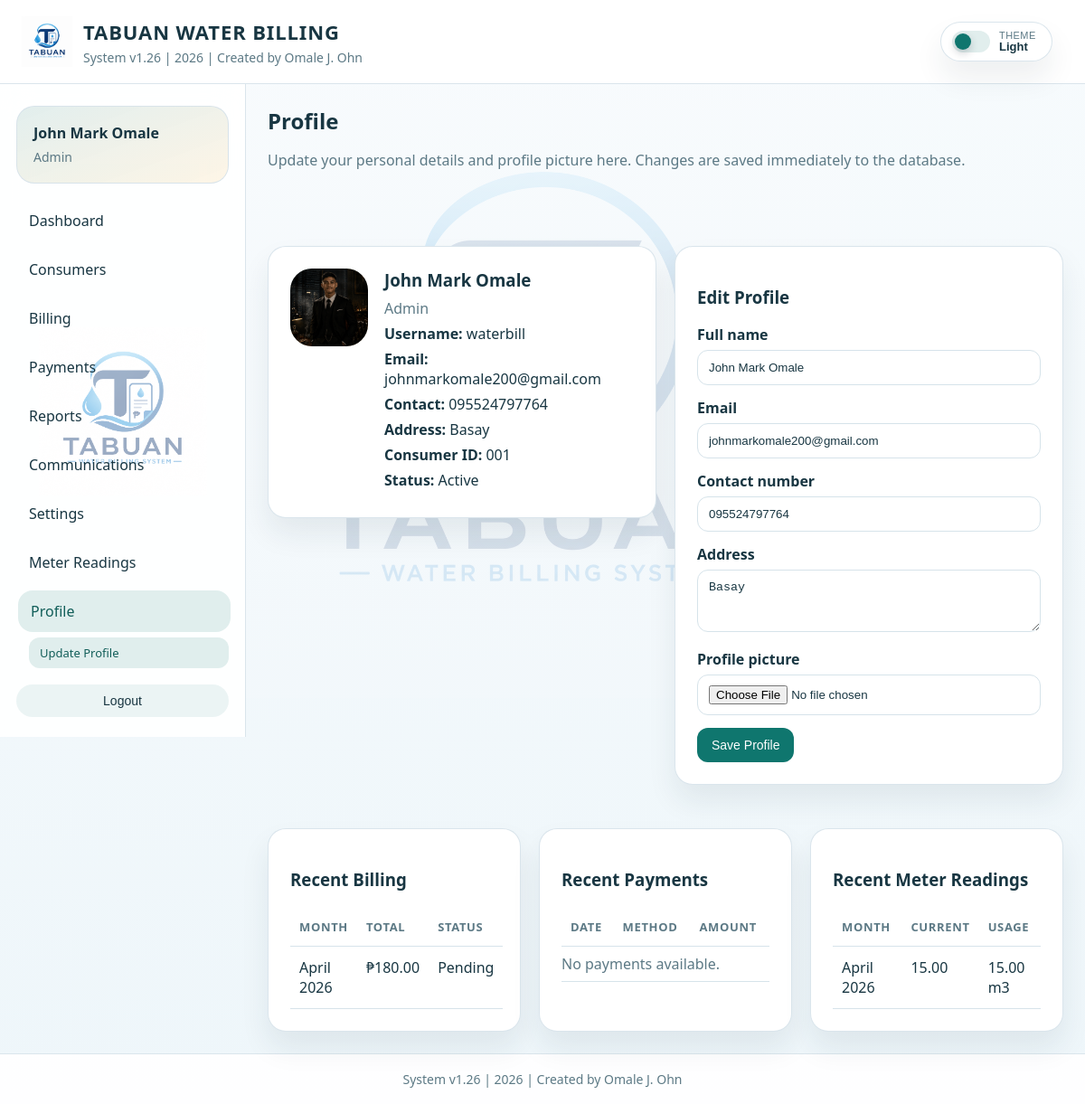
Screenshot of /profile/ (signed in) with the database file from the repository.
### billing/models.py (models this page shows, shortened)
class ConsumerProfile(models.Model):
    class Roles(models.TextChoices):
        ADMIN = 'admin', 'Admin'
        SECRETARY = 'secretary', 'Secretary'
        TREASURER = 'treasurer', 'Treasurer'
        READER = 'reader', 'Reading Panel'
        CONSUMER = 'consumer', 'Consumer'
    user = models.OneToOneField(settings.AUTH_USER_MODEL, on_delete=models.CASCADE)
    full_name = models.CharField(max_length=255)
    email = models.EmailField(blank=True)
    contact = models.CharField(max_length=50, blank=True)
    address = models.TextField(blank=True)
    role = models.CharField(max_length=20, choices=Roles.choices, default=Roles.CONSUMER)
    photo = models.ImageField(upload_to='profiles/', blank=True, null=True)
    created_at = models.DateTimeField(auto_now_add=True)

class Consumer(models.Model):
    class Statuses(models.TextChoices):
        ACTIVE = 'active', 'Active'
        INACTIVE = 'inactive', 'Inactive'
    profile = models.OneToOneField(
        ConsumerProfile,
        on_delete=models.SET_NULL,
        null=True,
        blank=True,
        related_name='consumer_record',
    )
    full_name = models.CharField(max_length=255)
    address = models.TextField(blank=True)
    contact_number = models.CharField(max_length=50, blank=True)
    status = models.CharField(max_length=20, choices=Statuses.choices, default=Statuses.ACTIVE)
    photo = models.ImageField(upload_to='consumers/', blank=True, null=True)
    created_at = models.DateTimeField(auto_now_add=True)

class BillingRecord(models.Model):
    class Statuses(models.TextChoices):
        PENDING = 'pending', 'Pending'
        PAID = 'paid', 'Paid'
        OVERDUE = 'overdue', 'Overdue'
    consumer = models.ForeignKey(Consumer, on_delete=models.CASCADE, related_name='billings')
    billing_month = models.DateField(help_text='Use the first day of the billing month.')
    previous_reading = models.DecimalField(max_digits=10, decimal_places=2, default=0)
    current_reading = models.DecimalField(max_digits=10, decimal_places=2, default=0)
    usage_m3 = models.DecimalField(max_digits=10, decimal_places=2, default=0)
    rate_per_m3 = models.DecimalField(max_digits=10, decimal_places=2, default=20)
    total_amount = models.DecimalField(max_digits=10, decimal_places=2, default=0)
    amount_paid = models.DecimalField(max_digits=10, decimal_places=2, default=0)
    status = models.CharField(max_length=20, choices=Statuses.choices, default=Statuses.PENDING)
    billing_date = models.DateField()
    due_date = models.DateField()
    created_at = models.DateTimeField(auto_now_add=True)
    class Meta:
        ordering = ['-billing_month', '-created_at']

class MeterReading(models.Model):
    consumer = models.ForeignKey(Consumer, on_delete=models.CASCADE, related_name='meter_readings')
    reading_date = models.DateField(default=timezone.localdate)
    billing_month = models.DateField(editable=False)
    previous_reading = models.DecimalField(max_digits=10, decimal_places=2, default=0)
    current_reading = models.DecimalField(max_digits=10, decimal_places=2)
    usage_m3 = models.DecimalField(max_digits=10, decimal_places=2, default=0)
    notes = models.TextField(blank=True)
    submitted_by = models.ForeignKey(
        settings.AUTH_USER_MODEL,
        on_delete=models.SET_NULL,
        null=True,
        blank=True,
        related_name='submitted_meter_readings',
    )
    created_at = models.DateTimeField(auto_now_add=True)
    updated_at = models.DateTimeField(auto_now=True)
    class Meta:
        ordering = ['-reading_date', '-created_at']
        constraints = [
            models.UniqueConstraint(fields=['consumer', 'billing_month'], name='unique_monthly_meter_reading'),
        ]

### billing/views.py (the view)
# urls.py: path('profile/', views.profile_view, name='profile'),
@login_required
def profile_view(request):
    return render(request, 'billing/profile.html', _build_profile_context(request.user))

### billing/forms.py (shortened to what this page needs)
class ProfileUpdateForm(forms.ModelForm):
    class Meta:
        model = ConsumerProfile
        fields = ['full_name', 'email', 'contact', 'address', 'photo']
        widgets = {
            'address': forms.Textarea(attrs={'rows': 3}),
        }

### billing/models.py (called while the page is built)
    @classmethod
    def load(cls):
        defaults = {
            'rate_per_m3': Decimal('20.00'),
            'billing_due_days': 15,
            'enable_cash_payments': True,
            'enable_online_payments': True,
            'notify_by_email': True,
            'notify_by_sms': False,
        }
        settings_obj, _ = cls.objects.get_or_create(pk=1, defaults=defaults)
        return settings_obj

### billing/permissions.py (called while the page is built)
def get_user_profile(user, create=False):
    if create:
        return ensure_user_profile(user)
    if not getattr(user, 'is_authenticated', False):
        return None
    return ConsumerProfile.objects.filter(user=user).first()

def get_user_role(user, create=False):
    if not getattr(user, 'is_authenticated', False):
        return None
    if user.is_staff or user.is_superuser:
        return ConsumerProfile.Roles.ADMIN
    profile = get_user_profile(user, create=create)
    return profile.role if profile else ConsumerProfile.Roles.CONSUMER

def get_linked_consumer(user):
    profile = get_user_profile(user)
    if not profile:
        return None
    return getattr(profile, 'consumer_record', None)

def get_dashboard_route(role):
    return {
        ConsumerProfile.Roles.ADMIN: 'admin_panel',
        ConsumerProfile.Roles.SECRETARY: 'secretary_panel',
        ConsumerProfile.Roles.TREASURER: 'treasurer_panel',
        ConsumerProfile.Roles.READER: 'reader_panel',
        ConsumerProfile.Roles.CONSUMER: 'consumer_panel',
    }.get(role, 'consumer_panel')

def get_dashboard_url_for_user(user):
    return get_dashboard_route(get_user_role(user, create=True))

### billing/services.py (called while the page is built)
def month_start(value):
    if not value:
        return None
    return value.replace(day=1)

def get_consumer_monthly_billings(consumer, limit=None):
    if consumer is None:
        return []
    return get_preferred_billing_records(consumer.billings.all(), limit=limit)

### templates/billing/profile.html (shortened to what this page needs)
{% extends 'base.html' %}
{% block content %}
<section class="page-wrap">
    <div class="toolbar" style="justify-content: space-between; margin-bottom: 20px;">
        <div>
            <h2 class="page-title">Profile</h2>
            <p class="muted">Update your personal details and profile picture here. Changes are saved immediately to the database.</p>
        </div>
    </div>
</section>
<section class="page-wrap grid-2">
    <div id="profile-page-summary">
        {% include 'billing/includes/profile_summary.html' %}
    </div>
    <div class="form-card">
        <h3>Edit Profile</h3>
        <div id="profile-page-form">
            {% include 'billing/includes/profile_form.html' %}
        </div>
    </div>
</section>
<section class="page-wrap grid-3">
    <div class="table-card">
        <h3>{% if show_all_consumer_transactions %}Recent Consumer Billing{% else %}Recent Billing{% endif %}</h3>
        <table>
            <thead>
                <tr>
                    <th>Month</th>
                    <th>Total</th>
                    <th>Status</th>
                </tr>
            </thead>
            <tbody>
                {% for bill in billing_records %}
                    <tr>
                        <td>{{ bill.billing_month|date:'F Y' }}</td>
                        <td>&#8369;{{ bill.total_amount }}</td>
                        <td>{{ bill.get_status_display }}</td>
                    </tr>
                {% empty %}
                    <tr><td colspan="{% if show_all_consumer_transactions %}4{% else %}3{% endif %}" class="empty-state">No billing records available.</td></tr>
                {% endfor %}
            </tbody>
        </table>
    </div>
    <div class="table-card">
        <h3>{% if show_all_consumer_transactions %}Recent Consumer Payments{% else %}Recent Payments{% endif %}</h3>
        <table>
            <thead>
                <tr>
                    <th>Date</th>
                    <th>Method</th>
                    <th>Amount</th>
                </tr>
            </thead>
            <tbody>
                {% for payment in payments %}
                    <tr>
                        {% if show_all_consumer_transactions %}<td>{{ payment.consumer.full_name }}</td>{% endif %}
                        <td>{{ payment.payment_date }}</td>
                        <td>{{ payment.get_payment_method_display }}</td>
                        <td>&#8369;{{ payment.amount_paid }}</td>
                    </tr>
                {% empty %}
                    <tr><td colspan="{% if show_all_consumer_transactions %}4{% else %}3{% endif %}" class="empty-state">No payments available.</td></tr>
                {% endfor %}
            </tbody>
        </table>
    </div>
    <div class="table-card">
        <h3>{% if show_all_consumer_transactions %}Recent Consumer Meter Readings{% else %}Recent Meter Readings{% endif %}</h3>
        <table>
            <thead>
                <tr>
                    <th>Month</th>
                    <th>Current</th>
                    <th>Usage</th>
                </tr>
            </thead>
            <tbody>
                {% for reading in meter_readings %}
                    <tr>
                        <td>{{ reading.billing_month|date:'F Y' }}</td>
                        <td>{{ reading.current_reading }}</td>
                        <td>{{ reading.usage_m3 }} m3</td>
                    </tr>
                {% empty %}
                    <tr><td colspan="{% if show_all_consumer_transactions %}4{% else %}3{% endif %}" class="empty-state">No meter readings available.</td></tr>
                {% endfor %}
            </tbody>
        </table>
    </div>
</section>
{% endblock %}

### templates/base.html (shortened to what this page needs)
{% load static %}
<!DOCTYPE html>
<html lang="en">
<head>
</head>
<body>
    <header class="site-header">
        <div class="header-wrap">
            <div class="header-brand">
                <img src="{% static 'legacy_img/tabuan-logo.png' %}" alt="Tabuan Water Billing System Logo" class="brand-logo">
                <div class="brand-block">
                    <strong>Tabuan Water Billing</strong>
                    <span>System v1.26 | 2026 | Created by Omale J. Ohn</span>
                </div>
            </div>
            <div class="header-actions">
                <button type="button" class="theme-toggle" id="theme-toggle" aria-label="Switch theme">
                    <span class="theme-toggle-track" aria-hidden="true">
                        <span class="theme-toggle-knob"></span>
                    </span>
                    <span class="theme-toggle-copy">
                        <span>Theme</span>
                        <strong id="theme-toggle-label">Light</strong>
                    </span>
                </button>
            </div>
        </div>
    </header>
    {% if user.is_authenticated %}
        <div class="app-shell">
            <aside class="app-sidebar" id="app-sidebar">
                <div class="sidebar-panel">
                    <div class="sidebar-user">
                        <strong>{{ current_profile.full_name|default:user.username }}</strong>
                        <span>{{ current_profile.get_role_display|default:current_role|title }}</span>
                    </div>
                    <nav class="sidebar-nav">
                        {% for item in navigation_items %}
                            <div class="sidebar-link-stack">
                                <a href="{% url item.url_name %}" class="sidebar-link {% if item.active %}active{% endif %}">
                                    <span>{{ item.label }}</span>
                                </a>
                                {% if item.url_name == 'profile' %}
                                    <a href="{% url 'profile' %}" class="sidebar-sublink {% if current_url_name == 'profile' %}active{% endif %}">Update Profile</a>
                                {% endif %}
                            </div>
                        {% endfor %}
                    </nav>
                    <div class="sidebar-footer">
                        <form method="post" action="{% url 'logout' %}" class="nav-inline-form" style="width: 100%;">
                            <button type="submit" class="nav-link-button" style="width: 100%;">Logout</button>
                        </form>
                    </div>
                </div>
            </aside>
            <main class="app-main">
    {% endif %}
    {% block content %}{% endblock %}
    {% if user.is_authenticated %}
            </main>
        </div>
    {% endif %}
    <footer class="system-footer">System v1.26 | 2026 | Created by Omale J. Ohn</footer>
</body>
</html>

### templates/billing/includes/profile_summary.html
<div class="card profile-summary-card">
    <div class="profile-summary">
        <div class="profile-avatar">
            {% if profile.photo %}
                <img src="{{ profile.photo.url }}" alt="{{ profile.full_name }}">
            {% elif consumer and consumer.photo %}
                <img src="{{ consumer.photo.url }}" alt="{{ consumer.full_name }}">
            {% else %}
                <span>{{ profile.full_name|default:request.user.username|slice:':1'|upper }}</span>
            {% endif %}
        </div>
        <div class="profile-summary-copy">
            <h3>{{ profile.full_name }}</h3>
            <p class="muted">{{ profile.get_role_display }}</p>
            <p><strong>Username:</strong> {{ request.user.username }}</p>
            <p><strong>Email:</strong> {{ profile.email|default:request.user.email|default:'-' }}</p>
            <p><strong>Contact:</strong> {{ profile.contact|default:'-' }}</p>
            <p><strong>Address:</strong> {{ profile.address|default:'-' }}</p>
            {% if consumer %}
                <p><strong>Consumer ID:</strong> {{ consumer.id|stringformat:'03d' }}</p>
                <p><strong>Status:</strong> {{ consumer.get_status_display }}</p>
            {% endif %}
        </div>
    </div>
</div>

### templates/billing/includes/profile_form.html (shortened to what this page needs)
<form
    method="post"
    action="{% url 'update_profile' %}"
    enctype="multipart/form-data"
    class="ajax-profile-form"
>
    <p>
        <label for="{{ profile_form.full_name.id_for_label }}">Full name</label>
        {{ profile_form.full_name }}
    </p>
    <p>
        <label for="{{ profile_form.email.id_for_label }}">Email</label>
        {{ profile_form.email }}
    </p>
    <p>
        <label for="{{ profile_form.contact.id_for_label }}">Contact number</label>
        {{ profile_form.contact }}
    </p>
    <p>
        <label for="{{ profile_form.address.id_for_label }}">Address</label>
        {{ profile_form.address }}
    </p>
    <p>
        <label for="{{ profile_form.photo.id_for_label }}">Profile picture</label>
        {{ profile_form.photo }}
    </p>
    <div class="btn-row">
        <button type="submit" class="btn">Save Profile</button>
    </div>
</form>

### rows the page displays
ConsumerProfile: full_name "John Mark Omale", role "Admin", email "johnmarkomale200@gmail.com", contact "095524797764", address "Basay"
Consumer: photo (picture), id "001", status "Active"
BillingRecord: billing_month "April 2026", total_amount "180.00", status "Pending"
MeterReading: billing_month "April 2026", current_reading "15.00", usage_m3 "15.00"

### other values shown
{{ item.label }} "Dashboard" "Consumers" "Billing" "Payments" "Reports" "Communications" "Settings" "Meter Readings" "Profile"
{{ request.user.username }} "waterbill"
